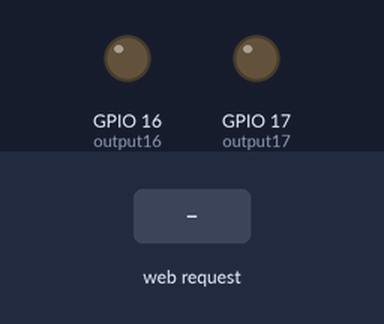
Bench run of a sketch on a simulated ESP32. Parts: output pins drawn as LEDs (lit = HIGH). Inputs (shaded band) come from the test bench. WiFi joins after 1.5 s; servers stay silent unless stated; what the sketch prints to the serial monitor is not drawn.

Above: at 2.7 s.
2.8 s: HTTP request GET /16/on received
At 4.0 s:
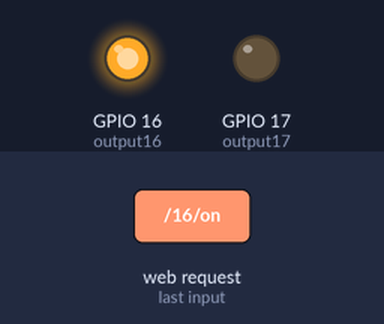
4.3 s: HTTP request GET /17/on received
At 5.1 s:
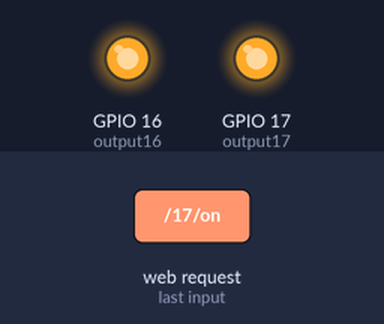
5.8 s: HTTP request GET /16/off received
At 6.3 s:
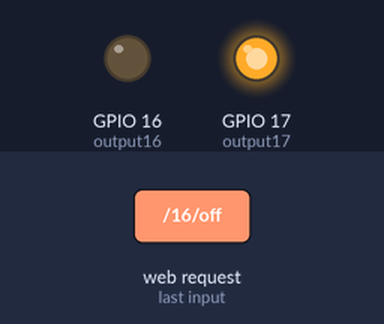
7.3 s: HTTP request GET /17/off received
At 8.6 s:
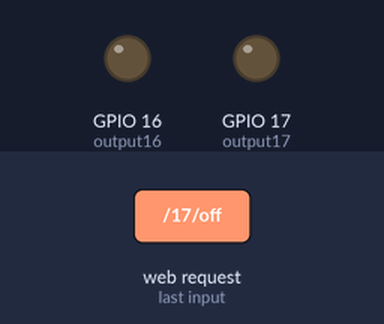
Timing chart, 0 to 9.8 s (numbered marks = the images above; inputs shaded):
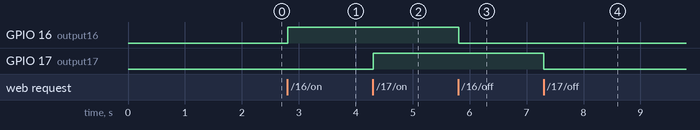

Measured:
- after the input at 2.8 s, GPIO 16 (output16): LOW → HIGH at once
- after the input at 4.3 s, GPIO 17 (output17): LOW → HIGH at once
- after the input at 5.8 s, GPIO 16 (output16): HIGH → LOW at once
- after the input at 7.3 s, GPIO 17 (output17): HIGH → LOW at once

The sketch:

task07-1.ino
```cpp
#define SWAP 0 // SWAP 모드 설정 (0: Wi-Fi 클라이언트 모드, 1: Access Point 모드)

// Wi-Fi 라이브러리 로드
#include <WiFi.h>

// Wi-Fi 네트워크 정보 설정
const char* ssid = "SK_WiFiGIGA739A";  // 연결할 Wi-Fi SSID
const char* password = "1601058389";   // 연결할 Wi-Fi 비밀번호

// 웹 서버 포트 번호 설정 (8888번으로 변경)
WiFiServer server(8888);

// HTTP 요청을 저장할 문자열
String header;

// GPIO 핀 상태 변수
String output16State = "off";
String output17State = "off";

// GPIO 핀 할당
const int output16 = 16;
const int output17 = 17;

// 시간 관리 변수
unsigned long currentTime = millis();
unsigned long previousTime = 0;
const long timeoutTime = 2000;  // 타임아웃 시간 (2초)

void setup() {
  // 시리얼 통신 시작
  Serial.begin(115200);

  // GPIO 핀을 출력 모드로 설정
  pinMode(output16, OUTPUT);
  pinMode(output17, OUTPUT);

  // 기본적으로 GPIO 핀을 LOW로 설정 (LED 꺼짐)
  digitalWrite(output16, LOW);
  digitalWrite(output17, LOW);

  // Wi-Fi 클라이언트 모드에서 네트워크 연결
  Serial.print("Connecting to ");
  Serial.println(ssid);
  WiFi.mode(WIFI_STA);
  WiFi.begin(ssid, password);

  // 네트워크에 연결될 때까지 대기
  while (WiFi.status() != WL_CONNECTED) {
    delay(500);
    Serial.print(".");
  }

  // 네트워크 연결 완료 후 IP 주소 출력
  Serial.println("");
  Serial.println("WiFi connected.");
  Serial.println("IP address: ");
  Serial.println(WiFi.localIP());

  // 웹 서버 시작 (8888번 포트)
  server.begin();
}

void loop() {
  // 클라이언트 접속 대기
  WiFiClient client = server.available();
  if (client) {
    Serial.println("New Client.");  // 새로운 클라이언트 연결 메시지 출력
    String currentLine = "";  // 클라이언트 요청을 저장할 문자열
    currentTime = millis();
    previousTime = currentTime;

    // 클라이언트가 연결되어 있는 동안 처리
    while (client.connected() && currentTime - previousTime <= timeoutTime) {
      currentTime = millis();
      if (client.available()) {  // 클라이언트 요청이 있을 경우
        char c = client.read();  // 요청에서 문자를 읽고
        Serial.write(c);  // 시리얼 모니터에 출력
        header += c;

        // 두 개의 newline이 연속으로 들어오면 요청 종료
        if (c == '\n') {
          if (currentLine.length() == 0) {
            // HTTP 응답 헤더 생성
            client.println("HTTP/1.1 200 OK");
            client.println("Content-type:text/html");
            client.println("Connection: close");
            client.println();

            // 요청에 따라 GPIO 제어
            if (header.indexOf("GET /16/on") >= 0) {
              Serial.println("GPIO 16 on");
              output16State = "on";
              digitalWrite(output16, HIGH);
            } else if (header.indexOf("GET /16/off") >= 0) {
              Serial.println("GPIO 16 off");
              output16State = "off";
              digitalWrite(output16, LOW);
            } else if (header.indexOf("GET /17/on") >= 0) {
              Serial.println("GPIO 17 on");
              output17State = "on";
              digitalWrite(output17, HIGH);
            } else if (header.indexOf("GET /17/off") >= 0) {
              Serial.println("GPIO 17 off");
              output17State = "off";
              digitalWrite(output17, LOW);
            }

            // HTML 웹 페이지 응답 생성
            client.println("<!DOCTYPE html><html>");
            client.println("<head><meta name=\"viewport\" content=\"width=device-width, initial-scale=1\">");
            client.println("<link rel=\"icon\" href=\"data:,\">");
            client.println("<style>html { font-family: Helvetica; display: inline-block; margin: 0px auto; text-align: center;}");
            client.println(".button { background-color: #4CAF50;border: none; color: white; padding: 16px 40px;");
            client.println("text-decoration: none; font-size: 30px; margin: 2px; cursor: pointer;}");
            client.println(".button2 {background-color: #555555;}</style></head>");

            // 웹 페이지 제목
            client.println("<body><h1>ESP32 Web Server</h1>");

            // GPIO 16 상태 표시 및 제어 버튼
            client.println("<p>GPIO 16 - State " + output16State + "</p>");
            if (output16State == "off") {
              client.println("<p><a href=\"/16/on\"><button class=\"button\">ON</button></a></p>");
            } else {
              client.println("<p><a href=\"/16/off\"><button class=\"button button2\">OFF</button></a></p>");
            }

            // GPIO 17 상태 표시 및 제어 버튼
            client.println("<p>GPIO 17 - State " + output17State + "</p>");
            if (output17State == "off") {
              client.println("<p><a href=\"/17/on\"><button class=\"button\">ON</button></a></p>");
            } else {
              client.println("<p><a href=\"/17/off\"><button class=\"button button2\">OFF</button></a></p>");
            }

            // HTML 종료
            client.println("</body></html>");
            client.println();

            // 요청 처리가 완료되었으므로 루프 종료
            break;
          } else {
            currentLine = "";  // 현재 라인 초기화
          }
        } else if (c != '\r') {  // 캐리지 리턴이 아닐 경우
          currentLine += c;  // 현재 라인에 문자를 추가
        }
      }
    }

    // 요청 헤더 초기화 및 클라이언트 연결 종료
    header = "";
    client.stop();
    Serial.println("Client disconnected.");
    Serial.println("");
  }
}
```
